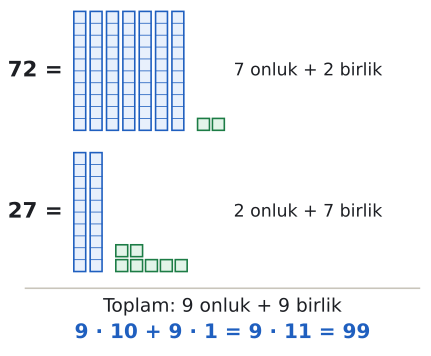

This chart was generated by the following Python code:
import sys; sys.path.insert(0, "tools")
from cizim import *

# 72 + 27: onluk çubuklar (mavi) ve birlik küpler (yeşil). Toplam 9 onluk + 9 birlik = 9 · 11.
S = 0.32  # küp kenarı
fig, ax = sekil(6, 4.6)
ax.axis("off"); ax.set_aspect("equal")

def cubuk(x, y):
    ax.add_patch(patches.Rectangle((x, y), S, 10 * S, facecolor=MAVI_ACIK, edgecolor=MAVI, lw=1.2))
    for k in range(1, 10):
        ax.plot([x, x + S], [y + k * S, y + k * S], color=MAVI, lw=0.6)

def kup(x, y):
    ax.add_patch(patches.Rectangle((x, y), S, S, facecolor=YESIL_ACIK, edgecolor=YESIL, lw=1.2))

def satir(y, onluk, birlik, sayi):
    ax.text(1.0, y + 5 * S, f"{sayi} =", ha="right", va="center", fontsize=16, fontweight="bold")
    x = 1.3
    for _ in range(onluk):
        cubuk(x, y); x += S + 0.12
    x += 0.25
    for k in range(birlik):
        kup(x + (k % 5) * (S + 0.08), y + (k // 5) * (S + 0.08))
    ax.text(5.6, y + 5 * S, f"{onluk} onluk + {birlik} birlik", ha="left", va="center", fontsize=13,
            color=YAZI)

satir(4.4, 7, 2, 72)
satir(0.6, 2, 7, 27)
ax.plot([0, 10.6], [0.15, 0.15], color=CIZGI, lw=1.2)
ax.text(5.3, -0.35, "Toplam: 9 onluk + 9 birlik", ha="center", va="center", fontsize=14)
ax.text(5.3, -1.05, "9 · 10 + 9 · 1 = 9 · 11 = 99", ha="center", va="center", fontsize=15,
        color=MAVI, fontweight="bold")
ax.set_xlim(-0.1, 10.7); ax.set_ylim(-1.45, 4.4 + 10 * S + 0.1)
kaydet(fig, __file__)
